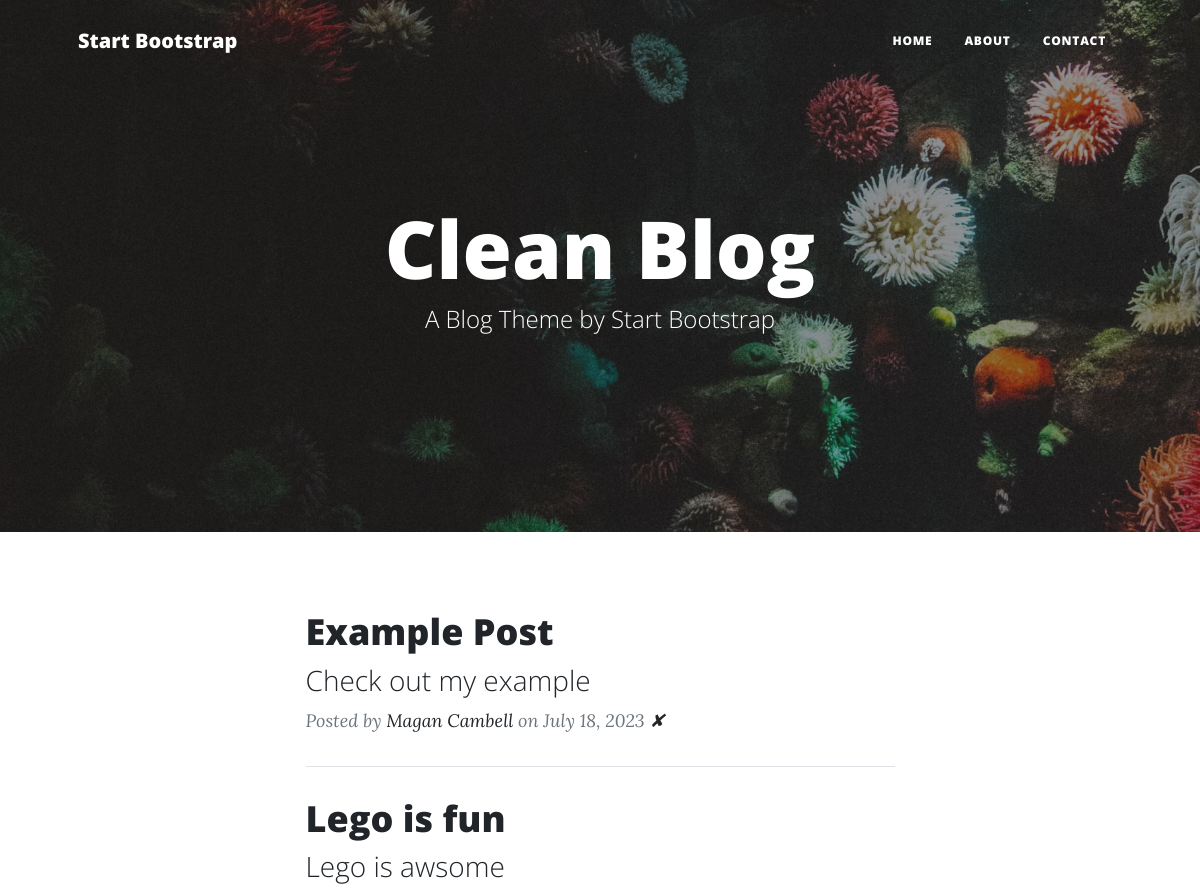
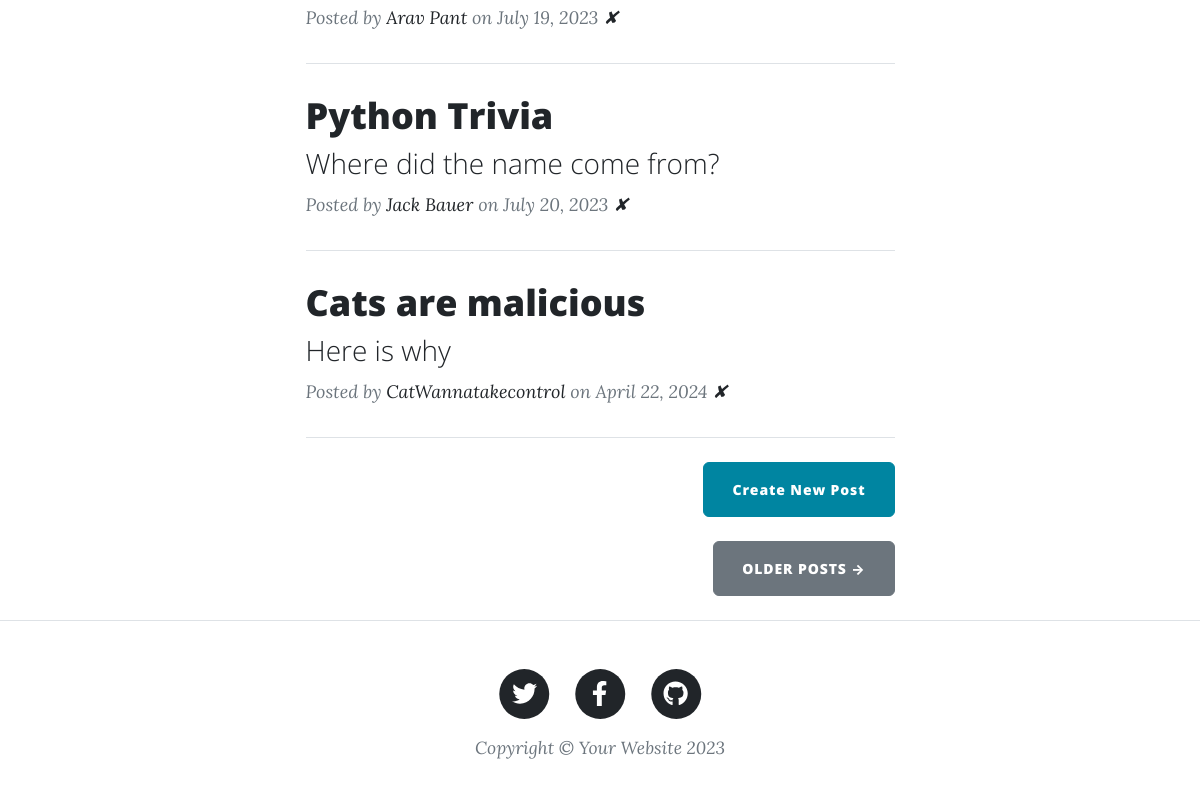
Before: / with the older database file (2 pictures, top to bottom).
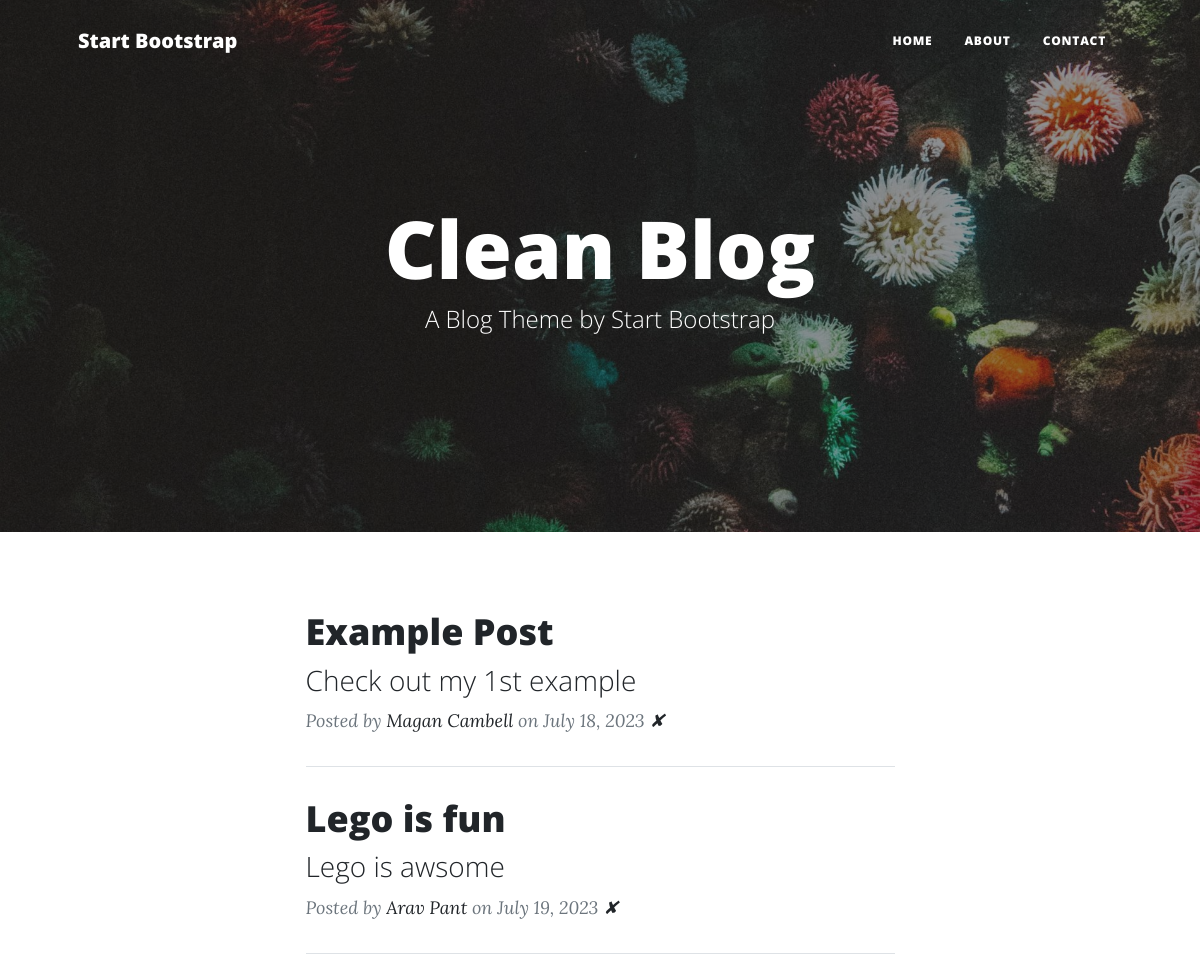
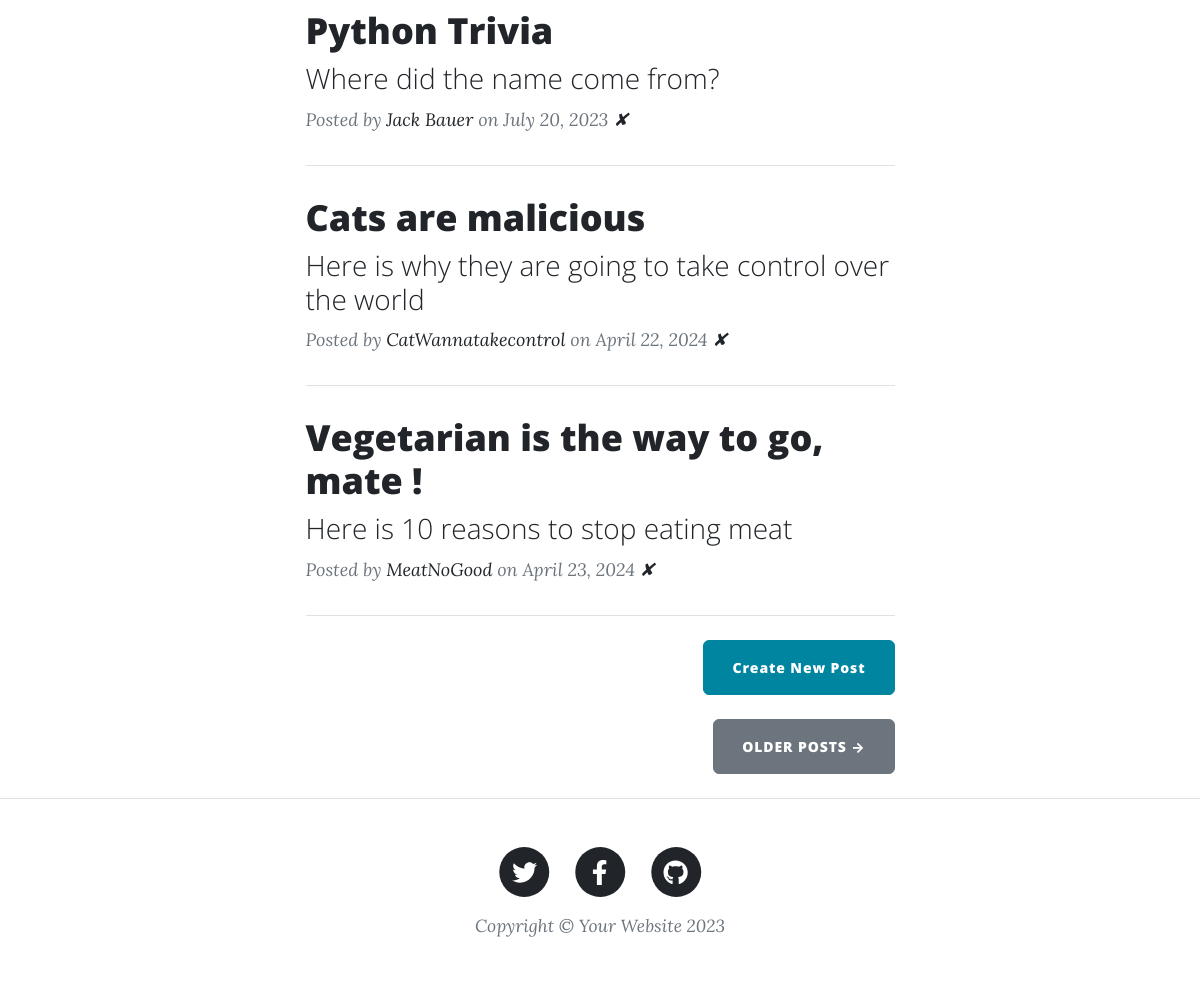
After: the same page with the newer database file (2 pictures, top to bottom).
### main.py (models this page shows)
class BlogPost(db.Model):
    id: Mapped[int] = mapped_column(Integer, primary_key=True)
    title: Mapped[str] = mapped_column(String(250), unique=True, nullable=False)
    subtitle: Mapped[str] = mapped_column(String(250), nullable=False)
    date: Mapped[str] = mapped_column(String(250), nullable=False)
    body: Mapped[str] = mapped_column(Text, nullable=False)
    author: Mapped[str] = mapped_column(String(250), nullable=False)
    img_url: Mapped[str] = mapped_column(String(250), nullable=False)

### main.py (the view)
@app.route('/')
def get_all_posts():
    result = db.session.execute(db.select(BlogPost))
    posts = result.scalars().all()
    return render_template("index.html", all_posts=posts)

### templates/index.html
{% include "header.html" %}
<header
  class="masthead"
  style="background-image: url('../static/assets/img/home-bg.jpg')"
>
  <div class="container position-relative px-4 px-lg-5">
    <div class="row gx-4 gx-lg-5 justify-content-center">
      <div class="col-md-10 col-lg-8 col-xl-7">
        <div class="site-heading">
          <h1>Clean Blog</h1>
          <span class="subheading">A Blog Theme by Start Bootstrap</span>
        </div>
      </div>
    </div>
  </div>
</header>
<div class="container px-4 px-lg-5">
  <div class="row gx-4 gx-lg-5 justify-content-center">
    <div class="col-md-10 col-lg-8 col-xl-7">
      {% for post in all_posts %}
      <div class="post-preview">
        <a href="{{ url_for('show_post', post_id=post.id) }}">
          <h2 class="post-title">{{ post.title }}</h2>
          <h3 class="post-subtitle">{{ post.subtitle }}</h3>
        </a>
        <p class="post-meta">
          Posted by
          <a href="#">{{post.author}}</a>
          on {{post.date}}
          <a href="{{ url_for('delete_post', post_id=post.id) }}"> ✘ </a>
        </p>
      </div>
      <hr class="my-4" />
      {% endfor %}
      <div class="d-flex justify-content-end mb-4">
        <a
          class="btn btn-primary float-right"
          href="{{ url_for('new_post') }}"
          >Create New Post</a
        >
      </div>
      <div class="d-flex justify-content-end mb-4">
        <a class="btn btn-secondary text-uppercase" href="#!">Older Posts →</a>
      </div>
    </div>
  </div>
</div>
{% include "footer.html" %}

### templates/header.html (shortened to what this page needs)
<!DOCTYPE html>
<html lang="en">
  <head>
    {% block styles %}
    {{ bootstrap.load_css() }}
    <link
      href="{{ url_for('static', filename='css/styles.css') }}"
      rel="stylesheet"
    />
    {% endblock %}
  </head>
  <body>
    <nav class="navbar navbar-expand-lg navbar-light" id="mainNav">
      <div class="container px-4 px-lg-5">
        <a class="navbar-brand" href="/">Start Bootstrap</a>
        <div class="collapse navbar-collapse" id="navbarResponsive">
          <ul class="navbar-nav ms-auto py-4 py-lg-0">
            <li class="nav-item">
              <a
                class="nav-link px-lg-3 py-3 py-lg-4"
                href="{{ url_for('get_all_posts') }}"
                >Home</a
              >
            </li>
            <li class="nav-item">
              <a
                class="nav-link px-lg-3 py-3 py-lg-4"
                href="{{ url_for('about') }}"
                >About</a
              >
            </li>
            <li class="nav-item">
              <a
                class="nav-link px-lg-3 py-3 py-lg-4"
                href="{{ url_for('contact') }}"
                >Contact</a
              >
            </li>
          </ul>
        </div>
      </div>
    </nav>

### templates/footer.html (shortened to what this page needs)
        <footer class="border-top">
          <div class="container px-4 px-lg-5">
              <div class="row gx-4 gx-lg-5 justify-content-center">
                  <div class="col-md-10 col-lg-8 col-xl-7">
                      <ul class="list-inline text-center">
                          <li class="list-inline-item">
                              <a href="#!">
                                  <span class="fa-stack fa-lg">
                                      <i class="fas fa-circle fa-stack-2x"></i>
                                      <i class="fab fa-twitter fa-stack-1x fa-inverse"></i>
                                  </span>
                              </a>
                          </li>
                          <li class="list-inline-item">
                              <a href="#!">
                                  <span class="fa-stack fa-lg">
                                      <i class="fas fa-circle fa-stack-2x"></i>
                                      <i class="fab fa-facebook-f fa-stack-1x fa-inverse"></i>
                                  </span>
                              </a>
                          </li>
                          <li class="list-inline-item">
                              <a href="#!">
                                  <span class="fa-stack fa-lg">
                                      <i class="fas fa-circle fa-stack-2x"></i>
                                      <i class="fab fa-github fa-stack-1x fa-inverse"></i>
                                  </span>
                              </a>
                          </li>
                      </ul>
                      <div class="small text-center text-muted fst-italic">Copyright &copy; Your Website 2023</div>
                  </div>
              </div>
          </div>
      </footer>
  </body>
</html>

Changed rows visible on the page:
changed BlogPost "Example Post": subtitle "Check out my example" → "Check out my 1st example"
changed BlogPost "Cats are malicious": subtitle "Here is why" → "Here is why they are going to take control over the world"
added BlogPost: title "Vegetarian is the way to go, mate !", subtitle "Here is 10 reasons to stop eating meat", author "MeatNoGood", date "April 23, 2024"
